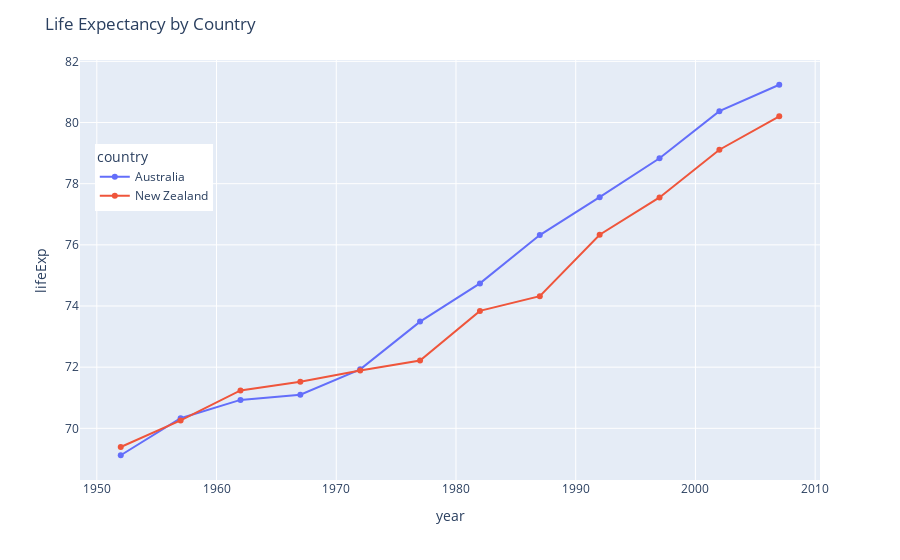

Source (notebook cell):
### Markdown cell above
## Customizing Layout

### Code cell
# updating layout
fig.update_layout(
    legend=dict(
        yanchor='top',
        y=0.8,
        xanchor='left',
        x=0.02),
    title="Life Expectancy by Country"
)

# adding markers
fig.update_traces(mode='lines+markers')

### Figure 1 — Plotly figure (JSON) as saved in the notebook; plotly's stock layout.template omitted (floating-point values rounded to 4 significant figures)
{"data": [{"hovertemplate": "country=Australia<br>year=%{x}<br>lifeExp=%{y}<extra></extra>", "legendgroup": "Australia", "line": {"color": "#636efa", "dash": "solid"}, "mode": "lines+markers", "name": "Australia", "orientation": "v", "showlegend": true, "type": "scatter", "x": [1952, 1957, 1962, 1967, 1972, 1977, 1982, 1987, 1992, 1997, 2002, 2007], "xaxis": "x", "y": [69.12, 70.33, 70.93, 71.1, 71.93, 73.49, 74.74, 76.32, 77.56, 78.83, 80.37, 81.23], "yaxis": "y"}, {"hovertemplate": "country=New Zealand<br>year=%{x}<br>lifeExp=%{y}<extra></extra>", "legendgroup": "New Zealand", "line": {"color": "#EF553B", "dash": "solid"}, "mode": "lines+markers", "name": "New Zealand", "orientation": "v", "showlegend": true, "type": "scatter", "x": [1952, 1957, 1962, 1967, 1972, 1977, 1982, 1987, 1992, 1997, 2002, 2007], "xaxis": "x", "y": [69.39, 70.26, 71.24, 71.52, 71.89, 72.22, 73.84, 74.32, 76.33, 77.55, 79.11, 80.2], "yaxis": "y"}], "layout": {"legend": {"title": {"text": "country"}, "tracegroupgap": 0, "x": 0.02, "xanchor": "left", "y": 0.8, "yanchor": "top"}, "margin": {"t": 60}, "title": {"text": "Life Expectancy by Country"}, "xaxis": {"anchor": "y", "domain": [0, 1], "title": {"text": "year"}}, "yaxis": {"anchor": "x", "domain": [0, 1], "title": {"text": "lifeExp"}}}}
